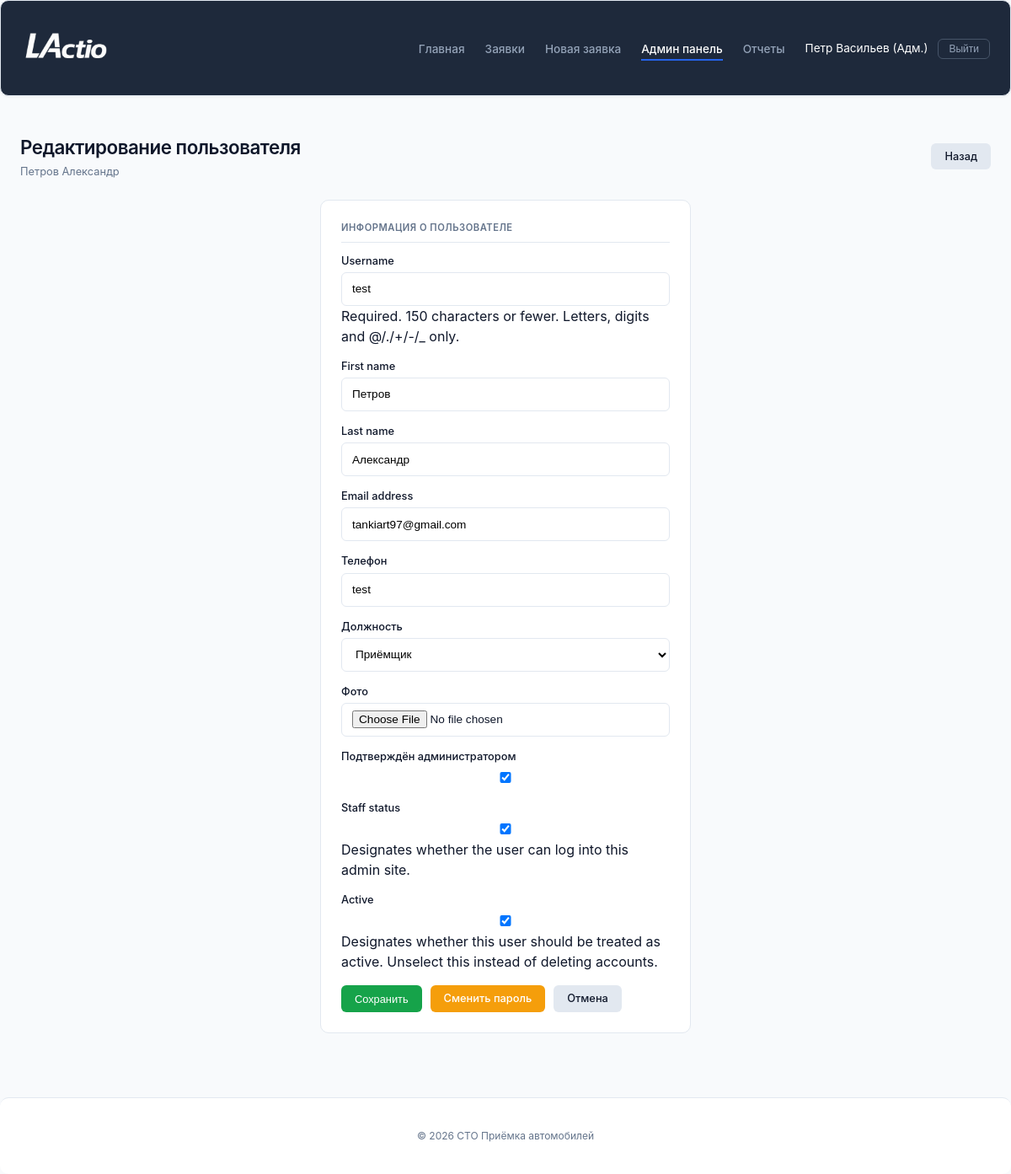
Page /admin-panel/users/4/ (signed in) on the committed database.
### service_reception/models.py (models this page shows, shortened)
class User(AbstractUser):
    POSITION_CHOICES = [
        ('admin', 'Администратор'),
        ('receptionist', 'Приёмщик'),
        ('master', 'Мастер'),
    ]
    phone = models.CharField(max_length=20, blank=True, verbose_name='Телефон')
    position = models.CharField(max_length=50, choices=POSITION_CHOICES, default='receptionist', verbose_name='Должность')
    avatar = models.ImageField(upload_to='avatars/', blank=True, null=True, verbose_name='Фото')
    is_approved = models.BooleanField(default=False, verbose_name='Подтверждён администратором')
    class Meta:
        verbose_name = 'Пользователь'
        verbose_name_plural = 'Пользователи'

### service_reception/admin_views.py (the view)
# urls.py: path('admin-panel/users/<int:user_id>/', admin_views.admin_user_detail, name='admin_user_detail'),
@login_required
@user_passes_test(is_admin)
def admin_user_detail(request, user_id):
    user = get_object_or_404(User, id=user_id)
    if request.method == 'POST':
        form = UserAdminForm(request.POST, request.FILES, instance=user)
        if form.is_valid():
            form.save()
            messages.success(request, f'Данные пользователя {user.username} обновлены')
            return redirect('service_reception:admin_users')
    else:
        form = UserAdminForm(instance=user)
    context = {'user_obj': user, 'form': form}
    return render(request, 'reception/admin/user_detail.html', context)

### service_reception/forms.py
class UserAdminForm(forms.ModelForm):
    class Meta:
        model = User
        fields = ['username', 'first_name', 'last_name', 'email', 'phone', 'position', 'avatar', 'is_approved', 'is_staff', 'is_active']
        widgets = {
            'username': forms.TextInput(attrs={'class': 'search_field_input'}),
            'first_name': forms.TextInput(attrs={'class': 'search_field_input'}),
            'last_name': forms.TextInput(attrs={'class': 'search_field_input'}),
            'email': forms.EmailInput(attrs={'class': 'search_field_input'}),
            'phone': forms.TextInput(attrs={'class': 'search_field_input'}),
            'position': forms.Select(attrs={'class': 'search_field_input'}),
            'avatar': forms.FileInput(attrs={'class': 'search_field_input'}),
            'is_approved': forms.CheckboxInput(attrs={'class': 'form-check-input'}),
            'is_staff': forms.CheckboxInput(attrs={'class': 'form-check-input'}),
            'is_active': forms.CheckboxInput(attrs={'class': 'form-check-input'}),
        }

### service_reception/admin_views.py (called while the page is built)
def is_admin(user):
    return user.is_staff or user.is_superuser

### service_reception/templates/reception/admin/user_detail.html (shortened to what this page needs)
{% extends 'reception/base.html' %}
{% block content %}
<div class="page_header">
    <div>
        <div class="title">Редактирование пользователя</div>
        <div class="subtitle">{{ user_obj.get_full_name|default:user_obj.username }}</div>
    </div>
    <div class="actions">
        <a href="{% url 'service_reception:admin_users' %}" class="btn btn_secondary">Назад</a>
    </div>
</div>
<div class="form_wrapper">
    <div class="form_container">
        <div class="card" style="padding: 24px;">
            <div class="card_header">Информация о пользователе</div>
            <form method="post" enctype="multipart/form-data">
                {% for field in form %}
                <div class="form_field">
                    <label for="{{ field.id_for_label }}">{{ field.label }}</label>
                    {{ field }}
                    {% if field.help_text %}
                    <div class="form_text">{{ field.help_text }}</div>
                    {% endif %}
                </div>
                {% endfor %}
                <div style="display: flex; gap: 10px; flex-wrap: wrap; margin-top: 16px;">
                    <button type="submit" class="btn btn_success">Сохранить</button>
                    <a href="{% url 'service_reception:admin_user_change_password' user_obj.id %}" class="btn btn_warning">Сменить пароль</a>
                    <a href="{% url 'service_reception:admin_users' %}" class="btn btn_secondary">Отмена</a>
                </div>
            </form>
        </div>
    </div>
</div>
{% endblock %}

### service_reception/templates/reception/base.html (shortened to what this page needs)
{% load static %}
<!DOCTYPE html>
<html lang="ru">
<head>
    <link rel="stylesheet" href="{% static 'css/style.css' %}">
</head>
<body>
    <nav class="navbar_custom">
        <div class="main_container">
            <div class="nav_inner">
                <a class="navbar_brand" href="{% url 'service_reception:home' %}">
                    <img src="{% static 'images/logoo.png' %}" alt="СТО Приёмка" class="logo_img" style="height: 48px !important; width: auto !important;">
                </a>
                <ul class="navbar_menu">
                    <li><a class="navbar_link {% if request.path == '/' %}active{% endif %}" href="{% url 'service_reception:home' %}">Главная</a></li>
                    <li><a class="navbar_link {% if request.path == '/requests/' %}active{% endif %}" href="{% url 'service_reception:request_list' %}">Заявки</a></li>
                    <li><a class="navbar_link {% if request.path == '/requests/create/' %}active{% endif %}" href="{% url 'service_reception:request_create' %}">Новая заявка</a></li>
                    {% if user.is_authenticated %}
                        {% if user.is_staff %}
                            <li><a class="navbar_link {% if '/admin-panel/' in request.path %}active{% endif %}" href="{% url 'service_reception:admin_dashboard' %}">Админ панель</a></li>
                        {% endif %}
                        {% if user.is_staff %}
                            <li><a class="navbar_link {% if '/reports/receptionists/' in request.path %}active{% endif %}" href="{% url 'service_reception:reports_receptionists' %}">Отчеты</a></li>
                        {% endif %}
                        <li class="nav_user">
                            <span class="nav_username">{{ user.get_full_name|default:user.username }}</span>
                            <form method="post" action="{% url 'service_reception:logout' %}" class="nav_logout_form">
                                <button type="submit" class="btn_logout">Выйти</button>
                            </form>
                        </li>
                    {% else %}
                        <li><a class="btn btn_login" href="{% url 'service_reception:login' %}">Вход</a></li>
                        <li><a class="btn btn_register" href="{% url 'service_reception:register' %}">Регистрация</a></li>
                    {% endif %}
                </ul>
            </div>
        </div>
    </nav>
    <main class="main_container">
        {% block content %}{% endblock %}
    </main>
    <footer class="footer_custom">
        <div class="main_container">
            <p>© {% now "Y" %} СТО Приёмка автомобилей</p>
        </div>
    </footer>
</body>
</html>

### rows in the picture
User: get_full_name "Петр Васильев (Адм.)"
User: get_full_name "Петров Александр", form "test" "Петров" "Александр" "tankiart97@gmail.com" "test" "Приёмщик" "☑" "☑" "☑"

### other values in the picture
{{ field.label }} "Username" "First name" "Last name" "Email address" "Телефон" "Должность" "Фото" "Подтверждён администратором" "Staff status" "Active"
{{ field.help_text }} "Required. 150 characters or fewer. Letters, digits and @/./+/-/_ only." "Designates whether the user can log into this admin site." "Designates whether this user should be treated as active. Unselect this instead of deleting accounts."
